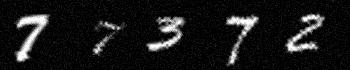
%> input picture Image Analysis/Assignment 4/inl4_to_students/task4/ocr_project/datasets/home1/im10.jpg, 350 x 70 px
$ octave --eval "result = im2segment(imread('datasets/home1/im10.jpg'));"   (GNU Octave 9; MATLAB toolbox functions it lacks are replaced by stand-ins)
%> lines starting %> are read from the running program, lines starting %| are printed output that depends on the picture; in (x1, y1, x2, y2) boxes, pixels count from 0 and x2, y2 are one past the last pixel; in counts of white or black regions, pixels touching at a corner belong together; the program's own positions count from 1
function S = im2segment(im)

im = uint8(im); %converting the image into 8 bit
%> im is the input picture: size 70x350 uint8; min 0, max 255, mean 24.2

im_f = imgaussfilt(im); %filtering the image for noise

bnd = 40; % set some arbitrary bound on thresholding
im_t = im_f>bnd; % threshold the image
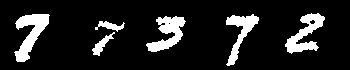
%> im_t: size 70x350 logical; 12.8% white; 6 white regions, box (x1, y1, x2, y2) and area: (14, 14, 50, 62) 798, (285, 13, 325, 54) 702, (146, 16, 186, 52) 696, (226, 14, 259, 66) 598, (92, 32, 115, 56) 179, (95, 21, 125, 32) 152

%I want to try it now with dilation before segmentation
% Define the structuring element for dilation (you can adjust its size and shape)
se = strel('diamond', 2); % Example: Creates a disk-shaped structuring element with a radius of 1 pixel
% Apply dilation to the thresholded image
im_d = imclose(im_t, se);
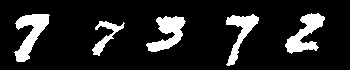
%> im_d: size 70x350 logical; 13.2% white; 5 white regions, box (x1, y1, x2, y2) and area: (14, 14, 50, 62) 808, (285, 13, 325, 54) 748, (146, 16, 186, 52) 719, (226, 14, 259, 66) 610, (92, 21, 125, 56) 353

L = bwlabel(im_d); % label connected components in image
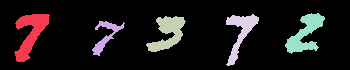
%> L: size 70x350 double; 6 distinct labels, from 0 to 5; one colour per label, 0 black
nrseg = max(L(:)); % find out number of segments
%> nrseg = 5
%nrseg = 5;
S = cell(1,nrseg); %creating the cell array S
%> S = {[], [], [], [], []}

for kk = 1:nrseg    %created a for loop to store the different segments in
        S{kk} = (L==kk); %different cells of the array when the index is the same as segment number
end
%> this loop made 5 passes
%> after the loop, S = 5 items

$ run again, on Image Analysis/Assignment 4/inl4_to_students/task4/ocr_project/datasets/home1/im103.jpg
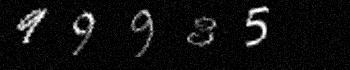
%> input picture Image Analysis/Assignment 4/inl4_to_students/task4/ocr_project/datasets/home1/im103.jpg, 350 x 70 px
%> in im2segment, im is the input picture: size 70x350 uint8; min 0, max 255, mean 16.2
%> in im2segment, `im_t = im_f>bnd;`:
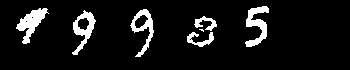
%> im_t: size 70x350 logical; 8.5% white; 7 white regions (1 under 20 px), largest, box (x1, y1, x2, y2) and area: (16, 8, 49, 44) 492, (245, 6, 269, 47) 462, (72, 10, 96, 55) 414, (130, 9, 154, 57) 393, (187, 32, 214, 47) 174, (194, 16, 217, 31) 151
%> im_d: size 70x350 logical; 9% white; 5 white regions, box (x1, y1, x2, y2) and area: (16, 8, 49, 44) 522, (245, 6, 269, 47) 473, (72, 10, 96, 55) 430, (130, 9, 154, 57) 411, (187, 16, 217, 47) 367
%> in im2segment, `L = bwlabel(im_d);`:
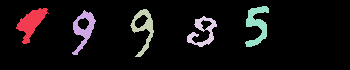
%> L: size 70x350 double; 6 distinct labels, from 0 to 5; one colour per label, 0 black
%> nrseg = 5
%> in im2segment, `S = cell(1,nrseg);`: S = {[], [], [], [], []}
%> the loop in im2segment, `for kk = 1:nrseg` made 5 passes
%> after the loop in im2segment, `for kk = 1:nrseg`: S = 5 items

$ run again, on Image Analysis/Assignment 4/inl4_to_students/task4/ocr_project/datasets/home1/im104.jpg
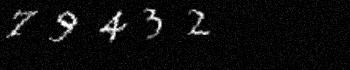
%> input picture Image Analysis/Assignment 4/inl4_to_students/task4/ocr_project/datasets/home1/im104.jpg, 350 x 70 px
%> in im2segment, im is the input picture: size 70x350 uint8; min 0, max 255, mean 13.1
%> in im2segment, `im_t = im_f>bnd;`:
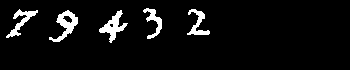
%> im_t: size 70x350 logical; 5.8% white; 5 white regions, box (x1, y1, x2, y2) and area: (49, 10, 78, 42) 350, (99, 10, 128, 43) 340, (6, 9, 38, 38) 266, (187, 9, 210, 35) 234, (143, 8, 162, 39) 220
%> im_d: size 70x350 logical; 6.2% white; 5 white regions, box (x1, y1, x2, y2) and area: (99, 10, 128, 43) 372, (49, 10, 78, 42) 368, (6, 9, 38, 38) 294, (187, 9, 210, 35) 252, (143, 8, 162, 39) 229
%> in im2segment, `L = bwlabel(im_d);`:
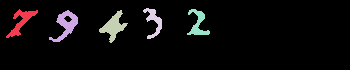
%> L: size 70x350 double; 6 distinct labels, from 0 to 5; one colour per label, 0 black
%> nrseg = 5
%> in im2segment, `S = cell(1,nrseg);`: S = {[], [], [], [], []}
%> the loop in im2segment, `for kk = 1:nrseg` made 5 passes
%> after the loop in im2segment, `for kk = 1:nrseg`: S = 5 items

$ run again, on Image Analysis/Assignment 4/inl4_to_students/task4/ocr_project/datasets/home1/im105.jpg
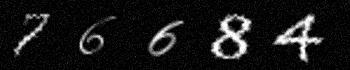
%> input picture Image Analysis/Assignment 4/inl4_to_students/task4/ocr_project/datasets/home1/im105.jpg, 350 x 70 px
%> in im2segment, im is the input picture: size 70x350 uint8; min 0, max 255, mean 24.1
%> in im2segment, `im_t = im_f>bnd;`:
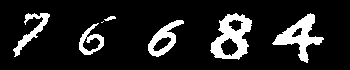
%> im_t: size 70x350 logical; 13.1% white; 7 white regions (1 under 20 px), largest, box (x1, y1, x2, y2) and area: (210, 13, 252, 60) 1022, (272, 13, 324, 63) 896, (148, 20, 184, 57) 516, (13, 13, 50, 57) 423, (79, 23, 104, 55) 325, (104, 16, 116, 21) 34
%> im_d: size 70x350 logical; 13.6% white; 6 white regions, box (x1, y1, x2, y2) and area: (210, 13, 252, 60) 1056, (272, 13, 324, 63) 920, (148, 20, 184, 57) 525, (13, 13, 50, 57) 448, (79, 23, 104, 55) 350, (101, 16, 116, 23) 40
%> in im2segment, `L = bwlabel(im_d);`:
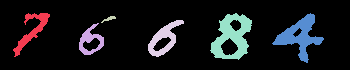
%> L: size 70x350 double; 7 distinct labels, from 0 to 6; one colour per label, 0 black
%> nrseg = 6
%> in im2segment, `S = cell(1,nrseg);`: S = {[], [], [], [], [], []}
%> the loop in im2segment, `for kk = 1:nrseg` made 6 passes
%> after the loop in im2segment, `for kk = 1:nrseg`: S = 6 items
